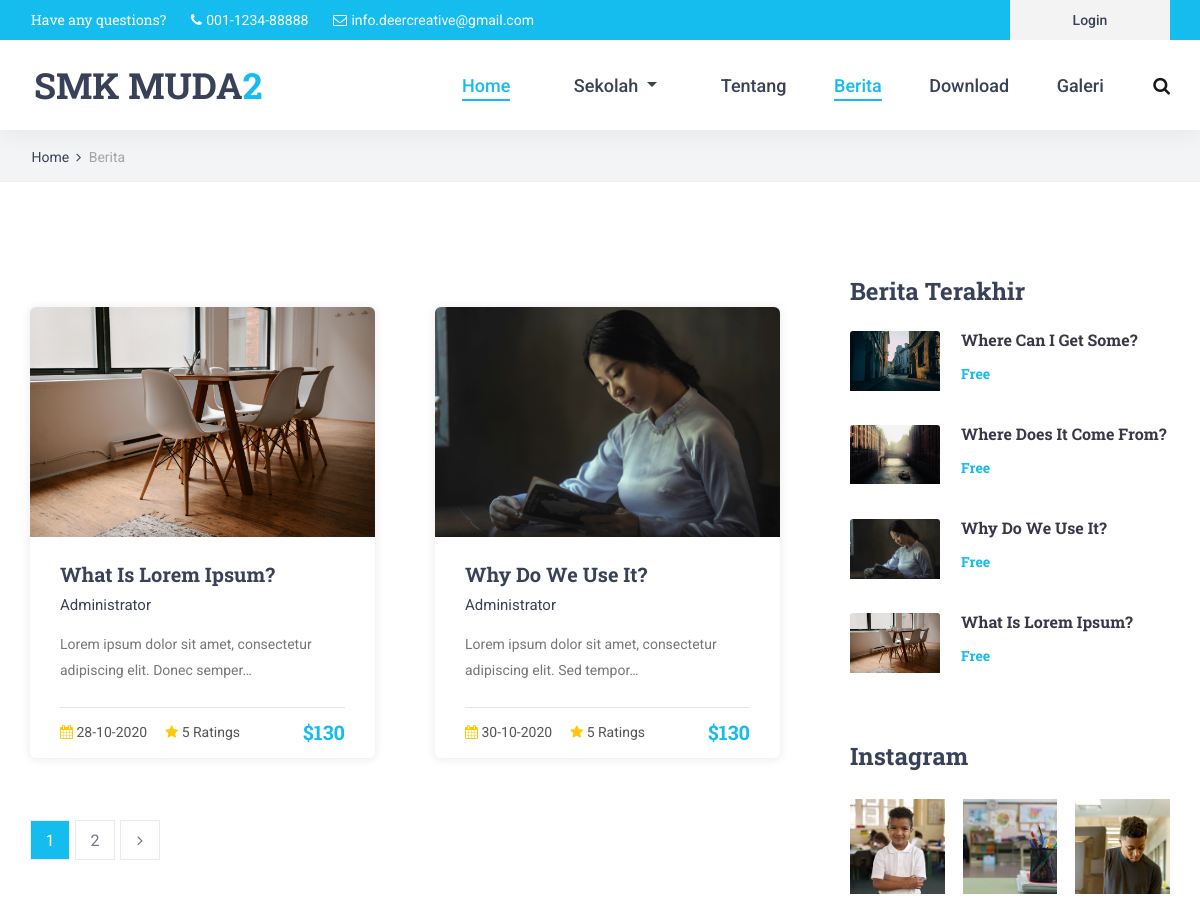
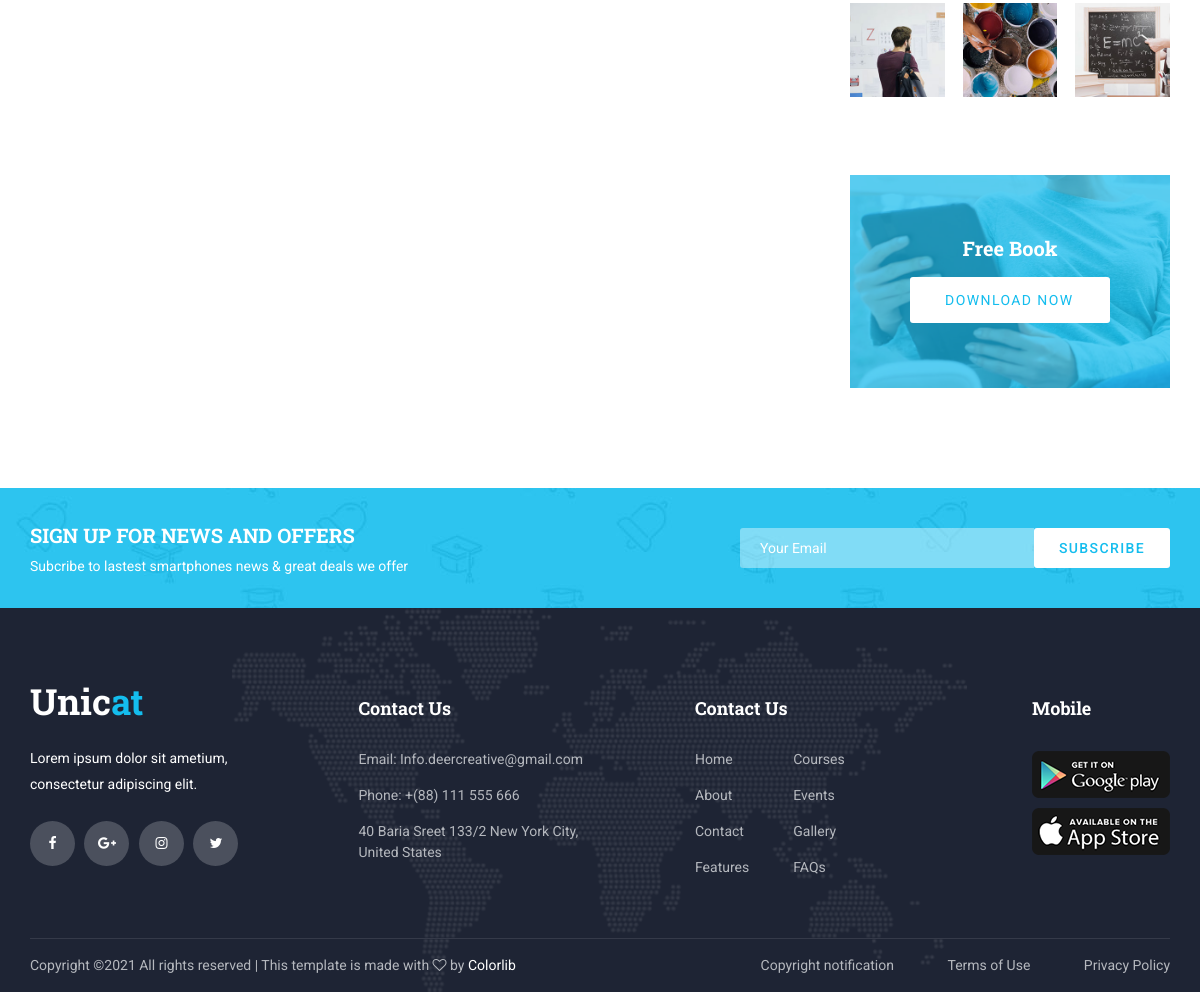
The app's page /index.php/home/berita with its own data (2 pictures, top to bottom).
### tables this page shows
CREATE TABLE `berita` (
  `id_berita` int(11) NOT NULL,
  `judul_berita` varchar(100) DEFAULT NULL,
  `isi_berita` text DEFAULT NULL,
  `tgl_berita` date NOT NULL,
  `foto_berita` varchar(100) DEFAULT NULL,
  `slug` varchar(256) DEFAULT NULL,
  `id_user` int(11) DEFAULT NULL
);

CREATE TABLE `users` (
  `id_user` int(11) NOT NULL,
  `nama_user` varchar(50) DEFAULT NULL,
  `username` varchar(20) DEFAULT NULL,
  `password` varchar(256) DEFAULT NULL,
  `level` int(11) DEFAULT NULL
);

### application/views/layout/front/content.php (called while the page is built)
<?php
if($isi) {
	$this->load->view($isi);
}

### application/views/layout/front/wrapper.php (called while the page is built)
<?php
require_once 'head.php';
require_once 'header.php';
require_once 'nav.php';
require_once 'content.php';
require_once 'footer.php';

### index.php (called while the page is built, shortened)
<?php
require_once BASEPATH.'core/CodeIgniter.php';

### application/config/config.php (called while the page is built, shortened)
<?php
$config['base_url'] = 'http://localhost/siskolah-ci-3/';
$config['index_page'] = '';
$config['uri_protocol']	= 'REQUEST_URI';
$config['url_suffix'] = '';
$config['language']	= 'english';
$config['charset'] = 'UTF-8';
$config['enable_hooks'] = FALSE;
$config['subclass_prefix'] = 'MY_';
$config['composer_autoload'] = FALSE;
$config['permitted_uri_chars'] = 'a-z 0-9~%.:_\-';
$config['enable_query_strings'] = FALSE;
$config['controller_trigger'] = 'c';
$config['function_trigger'] = 'm';
$config['directory_trigger'] = 'd';
$config['allow_get_array'] = TRUE;
$config['log_threshold'] = 0;
$config['log_path'] = '';
$config['log_file_extension'] = '';
$config['log_file_permissions'] = 0644;
$config['log_date_format'] = 'Y-m-d H:i:s';
$config['error_views_path'] = '';
$config['cache_path'] = '';
$config['cache_query_string'] = FALSE;
$config['encryption_key'] = '';
$config['sess_driver'] = 'files';
$config['sess_cookie_name'] = 'ci_session';
$config['sess_expiration'] = 7200;
$config['sess_save_path'] = NULL;
$config['sess_match_ip'] = FALSE;
$config['sess_time_to_update'] = 300;
$config['sess_regenerate_destroy'] = FALSE;
$config['cookie_prefix']	= '';
$config['cookie_domain']	= '';
$config['cookie_path']		= '/';
$config['cookie_secure']	= FALSE;
$config['cookie_httponly'] 	= FALSE;
$config['standardize_newlines'] = FALSE;
$config['global_xss_filtering'] = FALSE;
$config['csrf_protection'] = FALSE;
$config['csrf_token_name'] = 'csrf_test_name';
$config['csrf_cookie_name'] = 'csrf_cookie_name';
$config['csrf_expire'] = 7200;
$config['csrf_regenerate'] = TRUE;
$config['csrf_exclude_uris'] = array();
$config['compress_output'] = FALSE;
$config['time_reference'] = 'local';
$config['rewrite_short_tags'] = FALSE;
$config['proxy_ips'] = '';

### application/models/Berita_m.php (called while the page is built, shortened)
<?php
class Berita_m extends CI_Model {
	public function get($table)
	{
		return $this->db->get($table);
	}
	public function getAllBerita($table1, $table2, $limit, $start)
	{
		$this->db->join("$table2", "$table2.id_user = $table1.id_user");
		return $this->db->get($table1, $limit, $start);
	}
	public function latestNews($table1, $table2)
	{
		$this->db->join("$table2", "$table2.id_user = $table1.id_user");
		$this->db->order_by("$table1.id_berita", 'desc');
		$this->db->limit(4);
		return $this->db->get($table1);
	}
}

### application/views/home/berita.php (the view, shortened to what this page needs)
<div class="home">
	<div class="breadcrumbs_container">
		<div class="container">
			<div class="row">
				<div class="col">
					<div class="breadcrumbs">
						<ul>
							<li><a href="<?= base_url(); ?>">Home</a></li>
							<li>Berita</li>
						</ul>
					</div>
				</div>
			</div>
		</div>
	</div>
</div>
	<div class="courses">
		<div class="container">
			<div class="row">
				<div class="col-lg-8">
					<div class="courses_container">
						<div class="row courses_row">
							<?php foreach($berita as $b) : ?>
							<div class="col-lg-6 course_col">
								<div class="course">
									<div class="course_image"><img src="<?= base_url('assets/back/img/berita/' . $b->foto_berita); ?>" alt=""></div>
									<div class="course_body">
										<h3 class="course_title"><a href="<?= base_url('berita/' . $b->slug); ?>"><?= $b->judul_berita; ?></a></h3>
										<div class="course_teacher"><?= $b->nama_user; ?></div>
										<div class="course_text">
											<p><?= word_limiter($b->isi_berita, 10); ?></p>
										</div>
									</div>
									<div class="course_footer">
										<div class="course_footer_content d-flex flex-row align-items-center justify-content-start">
											<div class="course_info">
												<i class="fa fa-calendar" aria-hidden="true"></i>
												<span><?= date('d-m-Y', strtotime($b->tgl_berita)); ?></span>
											</div>
											<div class="course_info">
												<i class="fa fa-star" aria-hidden="true"></i>
												<span>5 Ratings</span>
											</div>
											<div class="course_price ml-auto">$130</div>
										</div>
									</div>
								</div>
							</div>
							<?php endforeach; ?>
						</div>
						<div class="row pagination_row">
							<div class="col">
								<div class="pagination_container d-flex flex-row align-items-center justify-content-start">
								<?= $this->pagination->create_links(); ?>
								</div>
							</div>
						</div>
					</div>
				</div>
				<div class="col-lg-4">
					<div class="sidebar">
						<div class="sidebar_section">
							<div class="sidebar_section_title">Berita Terakhir</div>
							<div class="sidebar_latest">
								<?php foreach($beritaTerakhir as $bt) : ?>
								<div class="latest d-flex flex-row align-items-start justify-content-start">
									<div class="latest_image"><div><img src="<?= base_url('assets/back/img/berita/' . $bt->foto_berita); ?>" alt=""></div></div>
									<div class="latest_content">
										<div class="latest_title"><a href="<?= base_url('berita/' . $bt->slug); ?>"><?= $bt->judul_berita; ?></a></div>
										<div class="latest_price">Free</div>
									</div>
								</div>
								<?php endforeach; ?>
							</div>
						</div>
						<div class="sidebar_section">
							<div class="sidebar_section_title">Instagram</div>
							<div class="sidebar_gallery">
								<ul class="gallery_items d-flex flex-row align-items-start justify-content-between flex-wrap">
									<li class="gallery_item">
										<a class="colorbox" href="images/gallery_1_large.jpg">
											<img src="images/gallery_1.jpg" alt="">
										</a>
									</li>
									<li class="gallery_item">
										<a class="colorbox" href="images/gallery_2_large.jpg">
											<img src="images/gallery_2.jpg" alt="">
										</a>
									</li>
									<li class="gallery_item">
										<a class="colorbox" href="images/gallery_3_large.jpg">
											<img src="images/gallery_3.jpg" alt="">
										</a>
									</li>
									<li class="gallery_item">
										<a class="colorbox" href="images/gallery_4_large.jpg">
											<img src="images/gallery_4.jpg" alt="">
										</a>
									</li>
									<li class="gallery_item">
										<a class="colorbox" href="images/gallery_5_large.jpg">
											<img src="images/gallery_5.jpg" alt="">
										</a>
									</li>
									<li class="gallery_item">
										<a class="colorbox" href="images/gallery_6_large.jpg">
											<img src="images/gallery_6.jpg" alt="">
										</a>
									</li>
								</ul>
							</div>
						</div>
						<div class="sidebar_section">
							<div class="sidebar_banner d-flex flex-column align-items-center justify-content-center text-center">
								<div class="sidebar_banner_content">
									<div class="banner_title">Free Book</div>
									<div class="banner_button"><a href="#">download now</a></div>
								</div>
							</div>
						</div>
					</div>
				</div>
			</div>
		</div>
	</div>
<div class="newsletter">
	<div class="newsletter_background" style="background-image:url(<?= base_url('assets/front/') ?>images/newsletter_background.jpg)"></div>
	<div class="container">
		<div class="row">
			<div class="col">
				<div class="newsletter_container d-flex flex-lg-row flex-column align-items-center justify-content-start">
					<div class="newsletter_content text-lg-left text-center">
						<div class="newsletter_title">sign up for news and offers</div>
						<div class="newsletter_subtitle">Subcribe to lastest smartphones news & great deals we offer</div>
					</div>
					<div class="newsletter_form_container ml-lg-auto">
						<form action="#" id="newsletter_form" class="newsletter_form d-flex flex-row align-items-center justify-content-center">
							<input type="email" class="newsletter_input" placeholder="Your Email" required="required">
							<button type="submit" class="newsletter_button">subscribe</button>
						</form>
					</div>
				</div>
			</div>
		</div>
	</div>
</div>

### assets/front/styles/main_styles.css (style rules this page uses)
* { margin: 0; padding: 0; -webkit-font-smoothing: antialiased; -webkit-text-shadow: rgba(0,0,0,.01) 0 0 1px; text-shadow: rgba(0,0,0,.01) 0 0 1px; }
body { font-family: 'Roboto', sans-serif; font-size: 14px; font-weight: 400; background: #FFFFFF; color: #a5a5a5; }
div { display: block; position: relative; -webkit-box-sizing: border-box; -moz-box-sizing: border-box; box-sizing: border-box; }
ul { list-style: none; margin-bottom: 0px; }
p { font-family: 'Roboto', sans-serif; font-size: 14px; line-height: 1.85; font-weight: 400; color: #76777a; -webkit-font-smoothing: antialiased; -webkit-text-shadow: rgba(0,0,0,.01) 0 0 1px; text-shadow: rgba(0,0,0,.01) 0 0 1px; }
p:last-of-type { margin-bottom: 0; }
a, a:hover, a:visited, a:active, a:link { text-decoration: none; -webkit-font-smoothing: antialiased; -webkit-text-shadow: rgba(0,0,0,.01) 0 0 1px; text-shadow: rgba(0,0,0,.01) 0 0 1px; }
h3 { font-size: 24px; }
h1, h2, h3, h4, h5, h6 { font-family: 'Roboto Slab', serif; font-weight: 700; -webkit-font-smoothing: antialiased; -webkit-text-shadow: rgba(0,0,0,.01) 0 0 1px; text-shadow: rgba(0,0,0,.01) 0 0 1px; color: #384158; margin-bottom: 0; }
.home { width: 100%; height: 850px; }
.courses { width: 100%; padding-top: 93px; padding-bottom: 100px; }
.courses_row { margin-top: 45px; }
.course { width: 100%; border-radius: 6px; background: #FFFFFF; box-shadow: 0px 1px 10px rgba(29,34,47,0.1); }
.course_image { width: 100%; border-top-left-radius: 6px; border-top-right-radius: 6px; overflow: hidden; }
.course_image img { max-width: 100%; }
.course_body { padding-top: 22px; padding-left: 30px; padding-right: 30px; padding-bottom: 23px; }
.course_title a { font-family: 'Roboto Slab', serif; font-size: 20px; color: #384158; -webkit-transition: all 200ms ease; -moz-transition: all 200ms ease; -ms-transition: all 200ms ease; -o-transition: all 200ms ease; transition: all 200ms ease; }
.course_teacher { font-size: 15px; font-weight: 400; color: #384158; margin-top: 6px; }
.course_text { margin-top: 13px; }
.course_footer { padding-left: 30px; padding-right: 30px; }
.course_footer_content { width: 100%; border-top: solid 1px #e5e5e5; padding-top: 9px; padding-bottom: 11px; }
.course_info { display: inline-block; font-size: 14px; font-weight: 400; color: #55555a; }
.course_info:first-child { margin-right: 18px; }
.course_info i { color: #ffc80a; }
.course_price { font-family: 'Roboto Slab', serif; font-size: 20px; font-weight: 700; color: #14bdee; }
.newsletter { width: 100%; }
.newsletter_background { position: absolute; top: 0; left: 0; width: 100%; height: 100%; }
.newsletter_container { width: 100%; height: 120px; }
.newsletter_title { font-family: 'Roboto Slab', serif; font-size: 20px; font-weight: 700; text-transform: uppercase; color: #FFFFFF; }
.newsletter_subtitle { font-size: 14px; font-weight: 400; color: #FFFFFF; margin-top: 6px; }
.newsletter_form_container { width: 450px; padding-left: 20px; }
.newsletter_form { display: block; position: relative; width: 100%; }
.newsletter_input { width: calc(100% - 136px); height: 40px; background: rgba(255,255,255,0.4); border: none; outline: none; padding-left: 20px; color: #FFFFFF; border-top-left-radius: 3px; border-bottom-left-radius: 3px; }
.newsletter_button { width: 136px; height: 40px; background: #FFFFFF; border-radius: 3px; border: none; outline: none; cursor: pointer; font-size: 14px; text-transform: uppercase; color: #14bdee; font-weight: 500; letter-spacing: 0.1em; }

### records on screen
berita: foto_berita (picture), judul_berita "What Is Lorem Ipsum?", id_user.nama_user "Administrator", isi_berita "Lorem ipsum dolor sit amet, consectetur adipiscing elit. Donec semper…", tgl_berita "28-10-2020"
berita: foto_berita (picture), judul_berita "Why Do We Use It?", id_user.nama_user "Administrator", isi_berita "Lorem ipsum dolor sit amet, consectetur adipiscing elit. Sed tempor…", tgl_berita "30-10-2020"
berita: foto_berita (picture), judul_berita "Where Can I Get Some?"
berita: foto_berita (picture), judul_berita "Where Does It Come From?"

### other values on screen
$this->pagination->create_links() "1 2"
